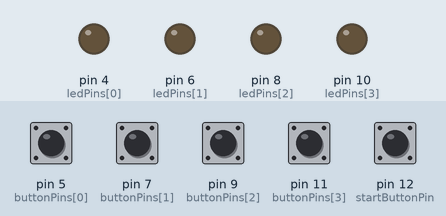
Simulated run of this sketch. Board: Arduino Uno, built with avr-gcc and run on an emulated ATmega328P. Parts: output pins drawn as LEDs (lit = HIGH). The inputs (shaded band) are chosen by the test bench; at power-on: pin 5 (buttonPins[0]), pin 7 (buttonPins[1]), pin 9 (buttonPins[2]), pin 11 (buttonPins[3]), pin 12 (startButtonPin) LOW. Random numbers use the default seed unless the sketch sets one.

Above: at 5.8 s.
5.9 s: pin 12 (startButtonPin) pulled HIGH for 0.15 s
At 7.1 s:
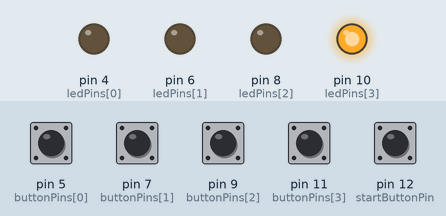
At 8.1 s:
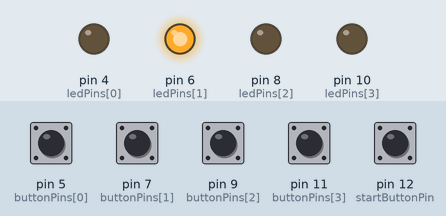
Timing chart, 0 to 11.7 s (numbered marks = the images above; inputs shaded):
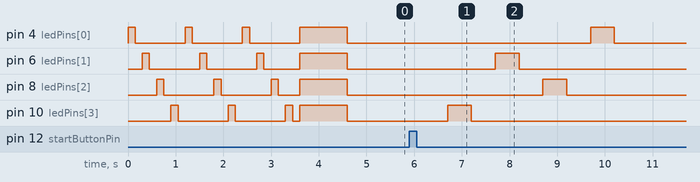

The sketch:

four-leds.ino
```cpp
/*
    Initialize the lists with the pins and buttons positions
    And get the number of buttons
*/

const int ledPins[] = {4, 6, 8, 10};
const int buttonPins[] = {5, 7, 9, 11};
const int startButtonPin = 12;
const int numButtons = sizeof(buttonPins) / sizeof(buttonPins[0]);

// Global variable to store the order of LED blinking
int orderLedBlink[4];

// Global variable to store the order of next 4 buttons pressed
int nextButtonOrder[4];

// Flag to indicate whether to count the next four button presses after button 12
bool countingButtons = false;

/*
    Setup will initialize the pins and set their states.
*/

void setup() {
    // Set up the serial monitor
    Serial.begin(9600);
    // Initialize LED and button pins
    for (int i = 0; i < numButtons; i++) {
        pinMode(ledPins[i], OUTPUT);
        pinMode(buttonPins[i], INPUT);
    }

    // Initialize Random Sequence Blink Button
    pinMode(startButtonPin, INPUT);

    // Sequentially turn on and off LEDs
    sequentialLeds();
}

/*
    In Main loop:
    - Read the state of the button
    - If the button is pressed, activate the LED else turn off the LED
    - Call the function to store the order of the next 4 buttons pressed after pressing the start button
*/

void loop() {
    for (int i = 0; i < numButtons; i++) {
        if (digitalRead(buttonPins[i]) == HIGH) {
            activateLed(i);
            delay(100);

            // Call the function to store the order of the next 4 buttons pressed after pressing the start button
            if (countingButtons) {
                storeNextButtonOrder(buttonPins[i]);
            }
        }
    }

    // Check if the select button (12) is pressed
    if (digitalRead(startButtonPin) == HIGH) {
        selectRandomLedToBlink();
        countingButtons = true; // Start counting buttons after LED blinking
    }
}

/*
    In activateLed function:
    - Turn on the LED if the index is equal to the button index declared in the buttonPins list.
*/

void activateLed(int buttonIndex) {
    for (int i = 0; i < numButtons; i++) {
        digitalWrite(ledPins[i], i == buttonIndex ? HIGH : LOW);
    }
}

/*
    In sequentialLeds function:
    - Turn on all LEDs repeatedly for 3 seconds then turn them off after some seconds.
*/

void sequentialLeds() {
    for (int j = 0; j < 3; j++) {
        for (int i = 0; i < numButtons; i++) {
            digitalWrite(ledPins[i], HIGH);
            delay(150);
            digitalWrite(ledPins[i], LOW);
            delay(150);
        }
    }

    turnOnAllLeds();
    delay(1000);
    turnOffAllLeds();
}

/*
    In turnOnAllLeds function:
    - Turn on all LEDs to High state.
*/
void turnOnAllLeds() {
    for (int i = 0; i < numButtons; i++) {
        digitalWrite(ledPins[i], HIGH);
    }
}

/*
    In turnOffAllLeds function:
    - Turn off all LEDs to Low state.
*/

void turnOffAllLeds() {
    for (int i = 0; i < numButtons; i++) {
        digitalWrite(ledPins[i], LOW);
    }
}

/*
    In selectRandomLedToBlink function:
    - Blink the selected random LEDs based on the order of the LEDs declared in the ledPins list.
    - Start counting buttons pins after the random LED blinking enabling the flag countingButtons.
*/

void selectRandomLedToBlink() {
    turnOffAllLeds();
    delay(800);

    // Array to store random indices and count the number of selected LEDs.
    int randomIndices[4];
    int numSelected = 0;

    while (numSelected < 4) {
        int randomIndex = random(numButtons); // Generate a random index between 0 and numButtons.
        bool alreadySelected = false;
        for (int i = 0; i < numSelected; i++) {
            if (randomIndices[i] == randomIndex) {
                alreadySelected = true; // Prevent repeatedly selecting the same index.
                break;
            }
        }

        if (!alreadySelected) {
            randomIndices[numSelected] = randomIndex; // Store the random index in randomIndices
            orderLedBlink[numSelected] = ledPins[randomIndex]; // Store the LED pin number in orderLedBlink
            numSelected++;
        }
    }

    // Blink the selected random LEDs
    for (int i = 0; i < 4; i++) {
        digitalWrite(ledPins[randomIndices[i]], HIGH);
        delay(500);
        digitalWrite(ledPins[randomIndices[i]], LOW);
        delay(500);
    }

    // Flag to start counting buttons after the random LED blinking
    countingButtons = true;

    // Clean nextButtonOrder array before storing the next 4 button orders
    for (int i = 0; i < 4; i++) {
        nextButtonOrder[i] = 0;
    }
}

/*
    In storeNextButtonOrder function:
    - Store the next 4 button pins pressed after pressing the start button.
    - Call the function to check if the condition to win is met.
*/

void storeNextButtonOrder(int buttonPin) { // Change the parameter to button pin number
    static int nextButtonIndex = 0; // Static variable to keep track of the next button order index
    bool alreadyStored = false;

    for (int i = 0; i < 4; i++) {
        if (nextButtonOrder[i] == buttonPin) {
            alreadyStored = true;
            break;
        }
    }

    if (!alreadyStored) {
        nextButtonOrder[nextButtonIndex++] = buttonPin; // Store button pin number instead of index
        if (nextButtonIndex == 4) {
            countingButtons = false; // Stop counting after storing the next 4 button orders
            nextButtonIndex = 0; // Reset the next button order index
        	finalResult();
        }
    }

}

/*
	Condition to win: Led,Button: {4,5}, {6,7}, {8,9}, {10,11}
    Logic to win LedPin[i] = ButtonPin[i] + 1
*/

void finalResult() {
    bool passed = false;
  	int cont = 0;

    // Check if the next button order is correct based on the logic
    for (int i = 0;i < numButtons; i++){
  	    if(nextButtonOrder[i] == (orderLedBlink[i] + 1)){
     	    cont = cont+1;
        }

    }

    // Check if the condition to win is met
    if(cont == numButtons){
    	passed = true;
    } else {
     	passed = false;
    }

    // Call the function to blink the LEDs based on the condition to win
    if (passed) {
      	sequentialLeds();
    } else {
        turnOnAllLeds();
    	delay(1000);
    	turnOffAllLeds();
    }
}
```

Measured:
- after the input at 5.9 s, pin 4 (ledPins[0]): LOW → HIGH after 3.8 s, → LOW 0.50 s later; pin 6 (ledPins[1]): LOW → HIGH after 1.8 s, → LOW 0.50 s later; pin 8 (ledPins[2]): LOW → HIGH after 2.8 s, → LOW 0.50 s later; pin 10 (ledPins[3]): LOW → HIGH after 0.80 s, → LOW 0.50 s later
